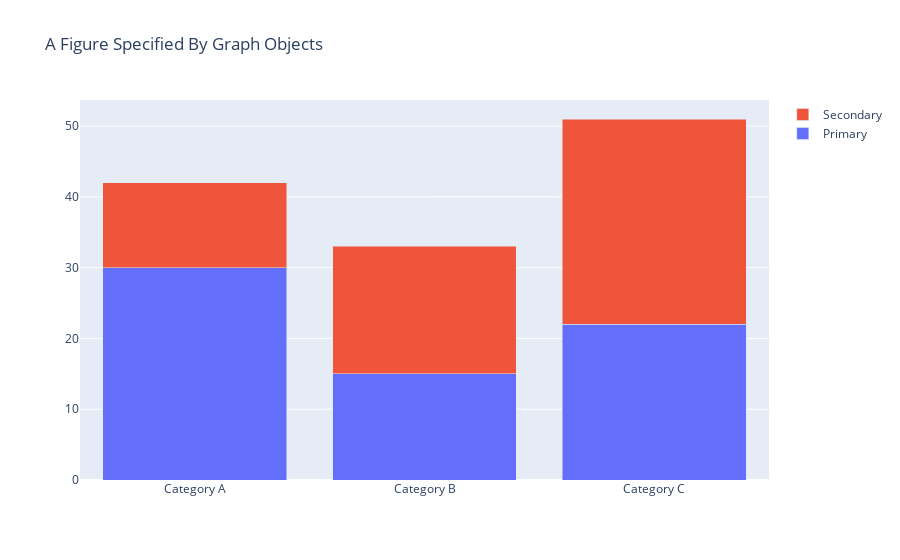

Source (notebook cell):
### Markdown cell above
A `go.Figure` is built from a `layout` and a list of `data` traces (like `go.Scatter`, `go.Bar`, etc.). This gives you fine-grained control.

### Code cell
# Create a figure using Graph Objects
fig = go.Figure(
    data=[
        go.Bar(
            x=['Category A', 'Category B', 'Category C'],
            y=[30, 15, 22],
            name='Primary'
        ),
        go.Bar(
            x=['Category A', 'Category B', 'Category C'],
            y=[12, 18, 29],
            name='Secondary'
        )
    ],
    layout=go.Layout(
        title=go.layout.Title(text="A Figure Specified By Graph Objects"),
        barmode='stack'
    )
)
fig.show()

### Figure 1 — Plotly figure (JSON) as saved in the notebook; plotly's stock layout.template omitted (floating-point values rounded to 4 significant figures)
{"data": [{"name": "Primary", "type": "bar", "x": ["Category A", "Category B", "Category C"], "y": [30, 15, 22]}, {"name": "Secondary", "type": "bar", "x": ["Category A", "Category B", "Category C"], "y": [12, 18, 29]}], "layout": {"barmode": "stack", "title": {"text": "A Figure Specified By Graph Objects"}}}
